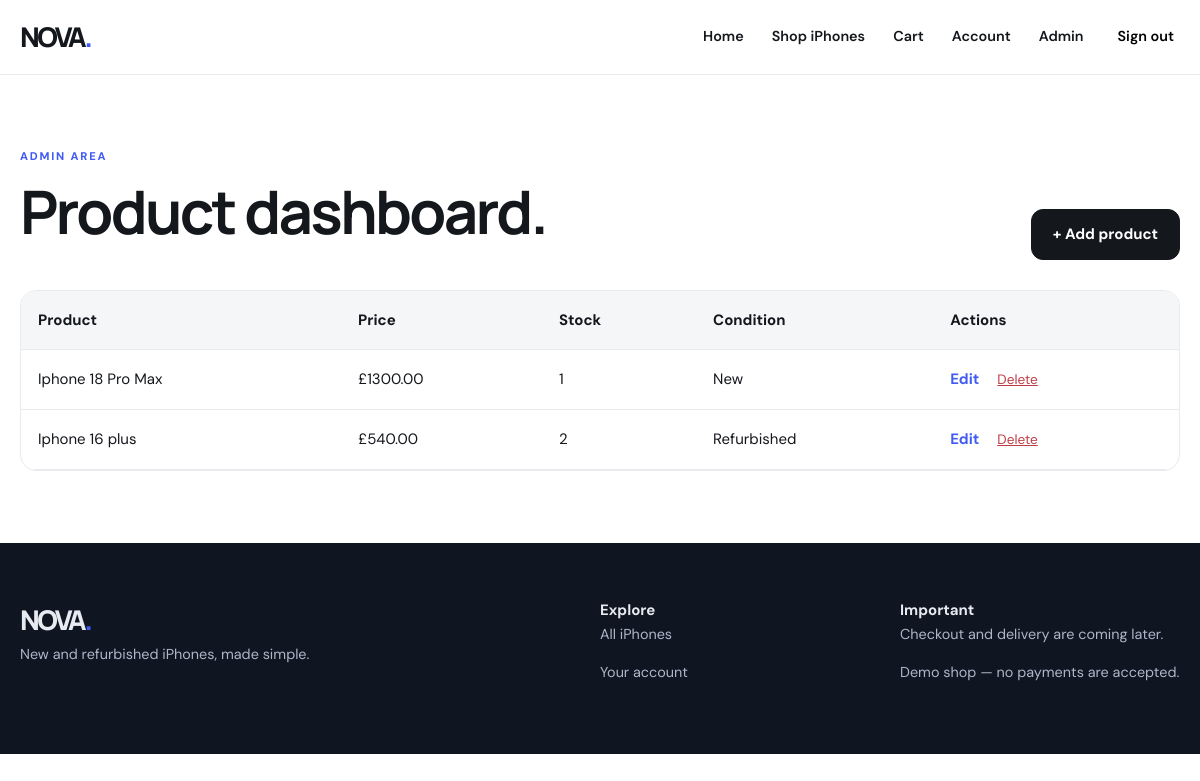
Page /admin (signed in) on the earlier database version.
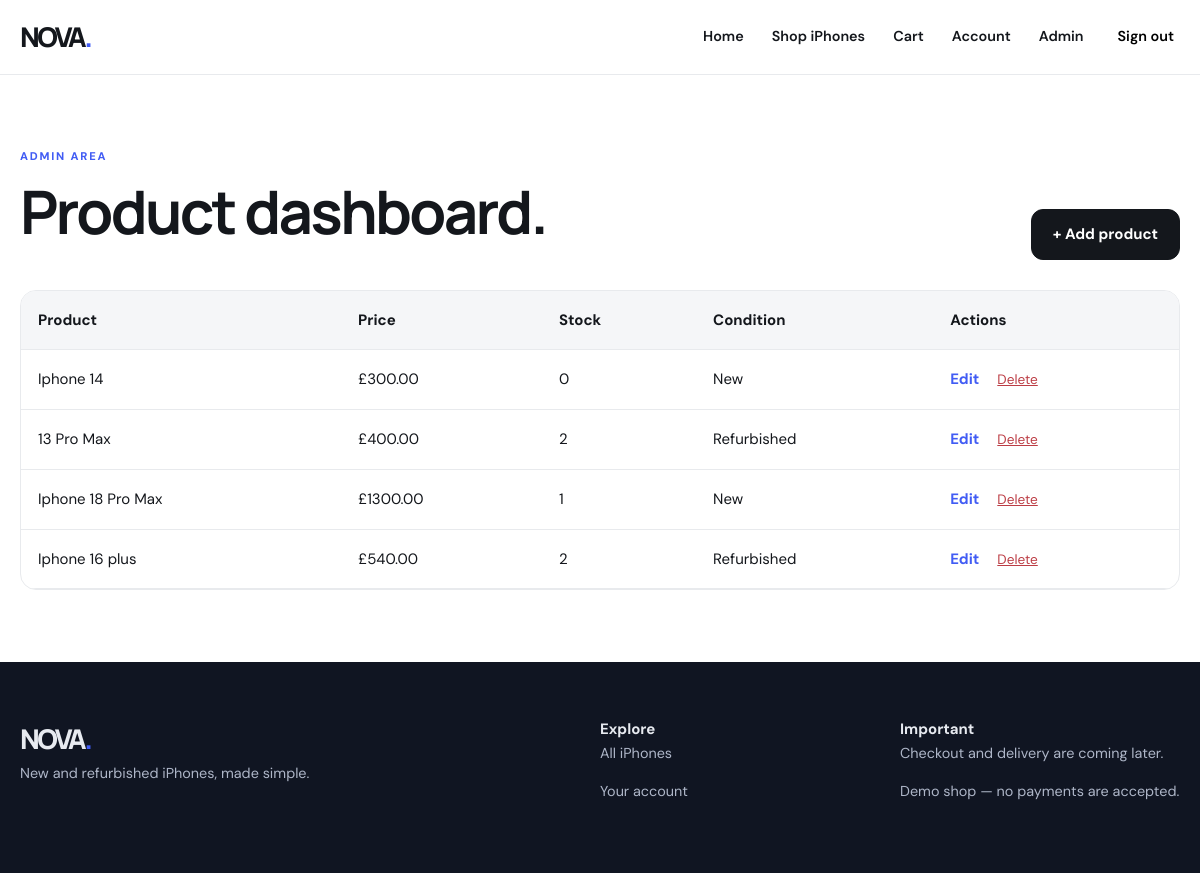
Same page on the later database version.
### app.py (models this page shows)
class Product(db.Model):
    id = db.Column(db.Integer, primary_key=True)
    name = db.Column(db.String(100), nullable=False)
    price = db.Column(db.Numeric(10, 2), nullable=False)
    description = db.Column(db.Text, nullable=False)
    stock_quantity = db.Column(db.Integer, nullable=False, default=0)
    condition = db.Column(db.String(30), nullable=False)
    storage = db.Column(db.String(30), nullable=False)
    colour = db.Column(db.String(50), nullable=False)
    battery_health = db.Column(db.Integer, nullable=False, default=100)
    grade = db.Column(db.String(10))
    phone_picture = db.Column(db.String(500), nullable=False, default='')

### app.py (the view)
@app.route('/admin')
@admin_required
def admin():
    return render_template('admin.html', products=Product.query.order_by(Product.id.desc()).all())

### app.py (called while the page is built)
@app.context_processor
def shared_context():
    user = db.session.get(User, session.get('user_id')) if session.get('user_id') else None
    return {'current_user': user}

def login_required(func):
    @wraps(func)
    def wrapped(*args, **kwargs):
        if not session.get('user_id') or not db.session.get(User, session['user_id']):
            flash('Please sign in first.', 'warning')
            return redirect(url_for('login'))
        return func(*args, **kwargs)
    return wrapped

def admin_required(func):
    @wraps(func)
    @login_required
    def wrapped(*args, **kwargs):
        user = db.session.get(User, session['user_id'])
        if not user.is_admin:
            flash('Admin access required.', 'error')
            return redirect(url_for('home'))
        return func(*args, **kwargs)
    return wrapped

### templates/admin.html
{% extends 'base.html' %}{% block title %}Admin dashboard | NOVA{% endblock %}{% block content %}<section class="container section"><div class="section-heading"><div><p class="eyebrow">ADMIN AREA</p><h1 class="page-title">Product dashboard.</h1></div><a class="button" href="{{ url_for('add_products') }}">+ Add product</a></div><div class="admin-table-wrap"><table class="admin-table"><thead><tr><th>Product</th><th>Price</th><th>Stock</th><th>Condition</th><th>Actions</th></tr></thead><tbody>{% for product in products %}<tr><td>{{ product.name }}</td><td>£{{ '%.2f'|format(product.price) }}</td><td>{{ product.stock_quantity }}</td><td>{{ product.condition }}</td><td><div class="admin-actions"><a href="{{ url_for('edit_products', id=product.id) }}">Edit</a><form method="post" action="{{ url_for('delete_product', id=product.id) }}" onsubmit="return confirm('Delete this product?')"><input type="hidden" name="csrf_token" value="{{ csrf_token() }}"><button class="remove-link">Delete</button></form></div></td></tr>{% else %}<tr><td colspan="5">No products added yet.</td></tr>{% endfor %}</tbody></table></div></section>{% endblock %}

Differences in the rows shown:
added Product: name "Iphone 14", price "300.00", stock_quantity "0", condition "New"
added Product: name "13 Pro Max", price "400.00", stock_quantity "2", condition "Refurbished"
